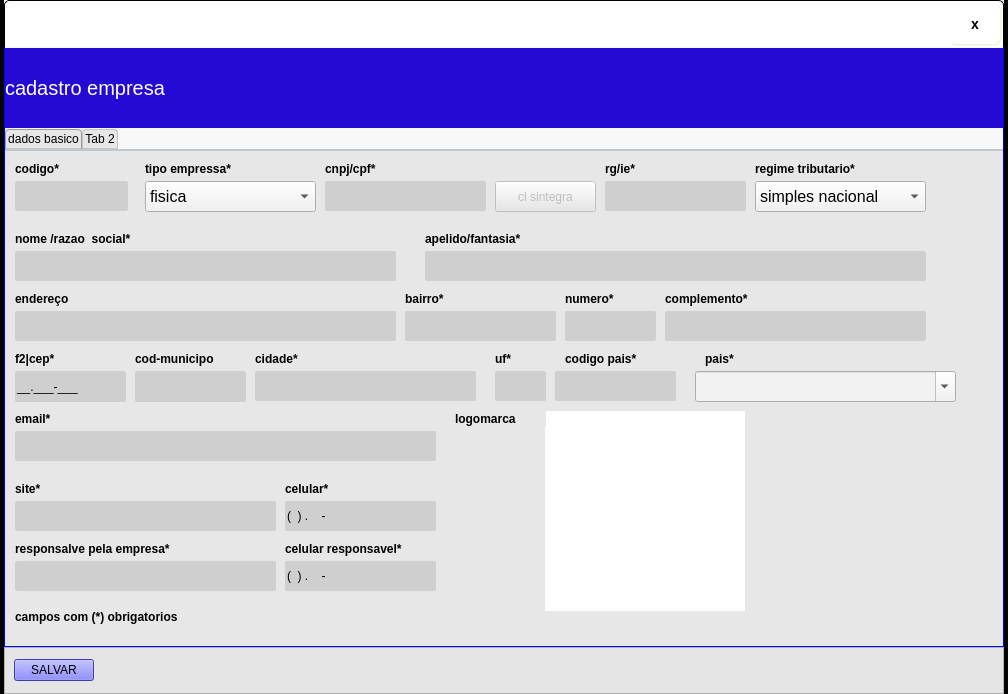
<?xml version="1.0" encoding="UTF-8"?>
<ui version="4.0">
 <class>FormConfigEmpresa</class>
 <widget class="QWidget" name="FormConfigEmpresa">
  <property name="windowModality">
   <enum>Qt::ApplicationModal</enum>
  </property>
  <property name="geometry">
   <rect>
    <x>0</x>
    <y>0</y>
    <width>1008</width>
    <height>694</height>
   </rect>
  </property>
  <property name="windowTitle">
   <string>configempresa</string>
  </property>
  <property name="styleSheet">
   <string notr="true">QWidget{
	
	background-color: rgb(0, 0, 0,200);

}



QTabWidget::pane { /* The tab widget frame */
    border-top: 2px solid #C2C7CB;
    position: absolute;


}



/* Style the tab using the tab sub-control. Note that
    it reads QTabBar _not_ QTabWidget */
QTabBar::tab {
    background: qlineargradient(x1: 0, y1: 0, x2: 0, y2: 1,
                                stop: 0 #E1E1E1, stop: 0.4 #DDDDDD,
                                stop: 0.5 #D8D8D8, stop: 1.0 #D3D3D3);
    border: 1px solid #C4C4C3;
    border-bottom-color: #C2C7CB; /* same as the pane color */
    border-top-left-radius: 4px;
    border-top-right-radius: 4px;
    min-width: 8ex;
    padding: 2px;
}

QTabBar::tab:selected, QTabBar::tab:hover {
    background: qlineargradient(x1: 0, y1: 0, x2: 0, y2: 1,
                                stop: 0 #fafafa, stop: 0.4 #f4f4f4,
                                stop: 0.5 #e7e7e7, stop: 1.0 #fafafa);
}

QTabBar::tab:selected {
    border-color: #9B9B9B;
    border-bottom-color: #C2C7CB; /* same as pane color */
}
</string>
  </property>
  <layout class="QHBoxLayout" name="horizontalLayout">
   <property name="spacing">
    <number>0</number>
   </property>
   <property name="leftMargin">
    <number>0</number>
   </property>
   <property name="topMargin">
    <number>0</number>
   </property>
   <property name="rightMargin">
    <number>0</number>
   </property>
   <property name="bottomMargin">
    <number>0</number>
   </property>
   <item>
    <widget class="QWidget" name="widget" native="true">
     <property name="styleSheet">
      <string notr="true">QWidget#widget{
text-transform: uppercase;
	background-color: rgb(0, 0, 0,200);
}</string>
     </property>
     <layout class="QHBoxLayout" name="horizontalLayout_4">
      <property name="spacing">
       <number>0</number>
      </property>
      <property name="leftMargin">
       <number>0</number>
      </property>
      <property name="topMargin">
       <number>0</number>
      </property>
      <property name="rightMargin">
       <number>0</number>
      </property>
      <property name="bottomMargin">
       <number>0</number>
      </property>
      <item>
       <spacer name="horizontalSpacer_3">
        <property name="orientation">
         <enum>Qt::Horizontal</enum>
        </property>
        <property name="sizeHint" stdset="0">
         <size>
          <width>40</width>
          <height>20</height>
         </size>
        </property>
       </spacer>
      </item>
      <item>
       <widget class="QWidget" name="widget_2" native="true">
        <property name="minimumSize">
         <size>
          <width>1000</width>
          <height>70</height>
         </size>
        </property>
        <property name="maximumSize">
         <size>
          <width>1000</width>
          <height>700</height>
         </size>
        </property>
        <property name="styleSheet">
         <string notr="true">QWidget#widget_2{
text-transform: uppercase;

border-top:0px;
	background-color: rgb(248, 248, 248);
}
</string>
        </property>
        <layout class="QVBoxLayout" name="verticalLayout_2">
         <property name="spacing">
          <number>0</number>
         </property>
         <property name="leftMargin">
          <number>0</number>
         </property>
         <property name="topMargin">
          <number>0</number>
         </property>
         <property name="rightMargin">
          <number>0</number>
         </property>
         <property name="bottomMargin">
          <number>0</number>
         </property>
         <item>
          <widget class="QFrame" name="frame">
           <property name="maximumSize">
            <size>
             <width>16777215</width>
             <height>50</height>
            </size>
           </property>
           <property name="styleSheet">
            <string notr="true">background-color: rgb(255, 255, 255);
border-top-left-radius: 5px;
border-top-right-radius: 5px;
border:1px solid;
border-bottom:0px;</string>
           </property>
           <property name="frameShape">
            <enum>QFrame::StyledPanel</enum>
           </property>
           <property name="frameShadow">
            <enum>QFrame::Raised</enum>
           </property>
           <layout class="QHBoxLayout" name="horizontalLayout_3">
            <property name="spacing">
             <number>0</number>
            </property>
            <property name="leftMargin">
             <number>1</number>
            </property>
            <property name="topMargin">
             <number>1</number>
            </property>
            <property name="rightMargin">
             <number>1</number>
            </property>
            <property name="bottomMargin">
             <number>1</number>
            </property>
            <item>
             <spacer name="horizontalSpacer_4">
              <property name="orientation">
               <enum>Qt::Horizontal</enum>
              </property>
              <property name="sizeHint" stdset="0">
               <size>
                <width>40</width>
                <height>20</height>
               </size>
              </property>
             </spacer>
            </item>
            <item>
             <widget class="QPushButton" name="bt_close">
              <property name="minimumSize">
               <size>
                <width>54</width>
                <height>40</height>
               </size>
              </property>
              <property name="maximumSize">
               <size>
                <width>50</width>
                <height>50</height>
               </size>
              </property>
              <property name="focusPolicy">
               <enum>Qt::NoFocus</enum>
              </property>
              <property name="styleSheet">
               <string notr="true">QPushButton {

    border-style: outset;
    border-width: 2px;
    border-radius: 10px;
    border-color: beige;
    font: bold 14px;
    min-width: 2em;
    padding: 6px;
}

QPushButton:hover  {
	color: rgb(255, 255, 255);
	background-color: red;
}</string>
              </property>
              <property name="text">
               <string>x</string>
              </property>
              <property name="shortcut">
               <string>Esc</string>
              </property>
             </widget>
            </item>
           </layout>
          </widget>
         </item>
         <item>
          <widget class="QWidget" name="fundo" native="true">
           <property name="minimumSize">
            <size>
             <width>0</width>
             <height>600</height>
            </size>
           </property>
           <property name="maximumSize">
            <size>
             <width>16777215</width>
             <height>600</height>
            </size>
           </property>
           <property name="styleSheet">
            <string notr="true">QWidget#fundo{
text-transform: uppercase;
border:1px solid blue;
border-top:0px;
	background-color: rgb(248, 248, 248);
}
</string>
           </property>
           <layout class="QVBoxLayout" name="verticalLayout">
            <property name="spacing">
             <number>1</number>
            </property>
            <property name="leftMargin">
             <number>1</number>
            </property>
            <property name="topMargin">
             <number>1</number>
            </property>
            <property name="rightMargin">
             <number>1</number>
            </property>
            <property name="bottomMargin">
             <number>1</number>
            </property>
            <item>
             <widget class="QFrame" name="fr_TituloEsotuque">
              <property name="minimumSize">
               <size>
                <width>0</width>
                <height>80</height>
               </size>
              </property>
              <property name="maximumSize">
               <size>
                <width>16777215</width>
                <height>80</height>
               </size>
              </property>
              <property name="styleSheet">
               <string notr="true">QFrame{
color:red;
border: none;
background-color:#2408D4;}

QLabel{color: white;
background-color:transparent;
font: 75 15pt &quot;MS Shell Dlg 2&quot;;
text-transform: uppercase;
}
</string>
              </property>
              <layout class="QHBoxLayout" name="horizontalLayout_2">
               <property name="spacing">
                <number>0</number>
               </property>
               <property name="leftMargin">
                <number>0</number>
               </property>
               <property name="topMargin">
                <number>0</number>
               </property>
               <property name="rightMargin">
                <number>0</number>
               </property>
               <property name="bottomMargin">
                <number>0</number>
               </property>
               <item>
                <widget class="QLabel" name="lb_TituloEstoque_2">
                 <property name="font">
                  <font>
                   <pointsize>15</pointsize>
                   <italic>false</italic>
                   <bold>false</bold>
                  </font>
                 </property>
                 <property name="styleSheet">
                  <string notr="true">QFrame#frame_4{
color:red;
border: none;
background-color:#2408D4;}

QLabel{color: white;
background-color:transparent;
font: 75 15pt &quot;MS Shell Dlg 2&quot;;

}
</string>
                 </property>
                 <property name="text">
                  <string>cadastro empresa</string>
                 </property>
                </widget>
               </item>
               <item>
                <spacer name="horizontalSpacer_2">
                 <property name="orientation">
                  <enum>Qt::Horizontal</enum>
                 </property>
                 <property name="sizeHint" stdset="0">
                  <size>
                   <width>40</width>
                   <height>20</height>
                  </size>
                 </property>
                </spacer>
               </item>
              </layout>
             </widget>
            </item>
            <item>
             <widget class="QTabWidget" name="tabWidget">
              <property name="focusPolicy">
               <enum>Qt::NoFocus</enum>
              </property>
              <property name="styleSheet">
               <string notr="true">QWidget{
	
	background-color: rgb(231, 231, 231);
text-transform: uppercase;
}
QLineEdit{
background: #CFCFCF;
border-radius: 2px;
color: #000;
font: 13px &quot;Arial&quot; ;
text-transform: uppercase;
border:none
}
QLineEdit:Focus {
border: 1px solid red;
}

QLabel{
text-transform: uppercase;
font-size: 12px;
font-family: &quot;Arial Unicode MS&quot;;
font-weight: bold;
	color: rgb(0, 0, 0);
}
QComboBox {
    background-color: #f2f2f2;
    color: black;
    font-size: 16px;
}</string>
              </property>
              <property name="currentIndex">
               <number>0</number>
              </property>
              <widget class="QWidget" name="dadosbasico">
               <attribute name="title">
                <string>dados basico</string>
               </attribute>
               <widget class="QLineEdit" name="lineEdit">
                <property name="geometry">
                 <rect>
                  <x>10</x>
                  <y>30</y>
                  <width>113</width>
                  <height>30</height>
                 </rect>
                </property>
                <property name="focusPolicy">
                 <enum>Qt::NoFocus</enum>
                </property>
               </widget>
               <widget class="QComboBox" name="com_tipo_empres">
                <property name="geometry">
                 <rect>
                  <x>140</x>
                  <y>30</y>
                  <width>171</width>
                  <height>31</height>
                 </rect>
                </property>
                <item>
                 <property name="text">
                  <string>fisica</string>
                 </property>
                </item>
                <item>
                 <property name="text">
                  <string>juridica</string>
                 </property>
                </item>
               </widget>
               <widget class="QLineEdit" name="tx_cnpj">
                <property name="geometry">
                 <rect>
                  <x>320</x>
                  <y>30</y>
                  <width>161</width>
                  <height>30</height>
                 </rect>
                </property>
                <property name="inputMask">
                 <string>99999999999999</string>
                </property>
                <property name="text">
                 <string/>
                </property>
               </widget>
               <widget class="QLineEdit" name="tx_rg_ie">
                <property name="geometry">
                 <rect>
                  <x>600</x>
                  <y>30</y>
                  <width>141</width>
                  <height>30</height>
                 </rect>
                </property>
                <property name="inputMask">
                 <string>999999999999999</string>
                </property>
               </widget>
               <widget class="QLabel" name="label">
                <property name="geometry">
                 <rect>
                  <x>10</x>
                  <y>10</y>
                  <width>81</width>
                  <height>16</height>
                 </rect>
                </property>
                <property name="text">
                 <string>codigo*</string>
                </property>
               </widget>
               <widget class="QLabel" name="label_2">
                <property name="geometry">
                 <rect>
                  <x>140</x>
                  <y>10</y>
                  <width>141</width>
                  <height>16</height>
                 </rect>
                </property>
                <property name="text">
                 <string>tipo empressa*</string>
                </property>
               </widget>
               <widget class="QLabel" name="label_3">
                <property name="geometry">
                 <rect>
                  <x>320</x>
                  <y>10</y>
                  <width>81</width>
                  <height>16</height>
                 </rect>
                </property>
                <property name="text">
                 <string>cnpj/cpf*</string>
                </property>
               </widget>
               <widget class="QLabel" name="label_4">
                <property name="geometry">
                 <rect>
                  <x>600</x>
                  <y>10</y>
                  <width>49</width>
                  <height>16</height>
                 </rect>
                </property>
                <property name="text">
                 <string>rg/ie*</string>
                </property>
               </widget>
               <widget class="QComboBox" name="comb_regime">
                <property name="geometry">
                 <rect>
                  <x>750</x>
                  <y>30</y>
                  <width>171</width>
                  <height>31</height>
                 </rect>
                </property>
                <item>
                 <property name="text">
                  <string>simples nacional</string>
                 </property>
                </item>
                <item>
                 <property name="text">
                  <string>simples excesso</string>
                 </property>
                </item>
                <item>
                 <property name="text">
                  <string>regime normal</string>
                 </property>
                </item>
               </widget>
               <widget class="QLabel" name="label_5">
                <property name="geometry">
                 <rect>
                  <x>750</x>
                  <y>10</y>
                  <width>141</width>
                  <height>16</height>
                 </rect>
                </property>
                <property name="text">
                 <string>regime tributario*</string>
                </property>
               </widget>
               <widget class="QLineEdit" name="tx_razaosocio">
                <property name="geometry">
                 <rect>
                  <x>10</x>
                  <y>100</y>
                  <width>381</width>
                  <height>30</height>
                 </rect>
                </property>
               </widget>
               <widget class="QLineEdit" name="tx_fantasia">
                <property name="geometry">
                 <rect>
                  <x>420</x>
                  <y>100</y>
                  <width>501</width>
                  <height>30</height>
                 </rect>
                </property>
               </widget>
               <widget class="QLabel" name="label_6">
                <property name="geometry">
                 <rect>
                  <x>10</x>
                  <y>80</y>
                  <width>291</width>
                  <height>16</height>
                 </rect>
                </property>
                <property name="text">
                 <string>nome /razao  social*</string>
                </property>
               </widget>
               <widget class="QLabel" name="label_7">
                <property name="geometry">
                 <rect>
                  <x>420</x>
                  <y>80</y>
                  <width>231</width>
                  <height>16</height>
                 </rect>
                </property>
                <property name="text">
                 <string>apelido/fantasia*</string>
                </property>
               </widget>
               <widget class="QLineEdit" name="tx_cep">
                <property name="geometry">
                 <rect>
                  <x>10</x>
                  <y>220</y>
                  <width>111</width>
                  <height>31</height>
                 </rect>
                </property>
                <property name="inputMask">
                 <string>99.999-999;_</string>
                </property>
                <property name="text">
                 <string>.-</string>
                </property>
               </widget>
               <widget class="QLabel" name="label_8">
                <property name="geometry">
                 <rect>
                  <x>10</x>
                  <y>200</y>
                  <width>91</width>
                  <height>16</height>
                 </rect>
                </property>
                <property name="text">
                 <string>f2|cep*</string>
                </property>
               </widget>
               <widget class="QLineEdit" name="tx_endereco">
                <property name="geometry">
                 <rect>
                  <x>10</x>
                  <y>160</y>
                  <width>381</width>
                  <height>30</height>
                 </rect>
                </property>
               </widget>
               <widget class="QLineEdit" name="tx_numero">
                <property name="geometry">
                 <rect>
                  <x>560</x>
                  <y>160</y>
                  <width>91</width>
                  <height>30</height>
                 </rect>
                </property>
                <property name="inputMask">
                 <string/>
                </property>
                <property name="maxLength">
                 <number>32767</number>
                </property>
                <property name="alignment">
                 <set>Qt::AlignCenter</set>
                </property>
               </widget>
               <widget class="QLineEdit" name="tx_complemento">
                <property name="geometry">
                 <rect>
                  <x>660</x>
                  <y>160</y>
                  <width>261</width>
                  <height>30</height>
                 </rect>
                </property>
               </widget>
               <widget class="QLabel" name="label_9">
                <property name="geometry">
                 <rect>
                  <x>10</x>
                  <y>140</y>
                  <width>141</width>
                  <height>16</height>
                 </rect>
                </property>
                <property name="text">
                 <string>endereço</string>
                </property>
               </widget>
               <widget class="QLabel" name="label_10">
                <property name="geometry">
                 <rect>
                  <x>560</x>
                  <y>140</y>
                  <width>81</width>
                  <height>16</height>
                 </rect>
                </property>
                <property name="text">
                 <string>numero*</string>
                </property>
               </widget>
               <widget class="QLabel" name="label_11">
                <property name="geometry">
                 <rect>
                  <x>660</x>
                  <y>140</y>
                  <width>131</width>
                  <height>16</height>
                 </rect>
                </property>
                <property name="text">
                 <string>complemento*</string>
                </property>
               </widget>
               <widget class="QLineEdit" name="tx_bairro">
                <property name="geometry">
                 <rect>
                  <x>400</x>
                  <y>160</y>
                  <width>151</width>
                  <height>30</height>
                 </rect>
                </property>
                <property name="alignment">
                 <set>Qt::AlignCenter</set>
                </property>
               </widget>
               <widget class="QLineEdit" name="tx_cidade">
                <property name="geometry">
                 <rect>
                  <x>250</x>
                  <y>220</y>
                  <width>221</width>
                  <height>30</height>
                 </rect>
                </property>
               </widget>
               <widget class="QLabel" name="label_12">
                <property name="geometry">
                 <rect>
                  <x>400</x>
                  <y>140</y>
                  <width>111</width>
                  <height>16</height>
                 </rect>
                </property>
                <property name="text">
                 <string>bairro*</string>
                </property>
               </widget>
               <widget class="QLabel" name="label_14">
                <property name="geometry">
                 <rect>
                  <x>250</x>
                  <y>200</y>
                  <width>91</width>
                  <height>16</height>
                 </rect>
                </property>
                <property name="text">
                 <string>cidade*</string>
                </property>
               </widget>
               <widget class="QLineEdit" name="tx_estado">
                <property name="geometry">
                 <rect>
                  <x>490</x>
                  <y>220</y>
                  <width>51</width>
                  <height>30</height>
                 </rect>
                </property>
                <property name="maxLength">
                 <number>2</number>
                </property>
                <property name="alignment">
                 <set>Qt::AlignCenter</set>
                </property>
               </widget>
               <widget class="QLabel" name="label_15">
                <property name="geometry">
                 <rect>
                  <x>490</x>
                  <y>200</y>
                  <width>31</width>
                  <height>16</height>
                 </rect>
                </property>
                <property name="text">
                 <string>uf*</string>
                </property>
               </widget>
               <widget class="QLineEdit" name="tx_cod_pais">
                <property name="geometry">
                 <rect>
                  <x>550</x>
                  <y>220</y>
                  <width>121</width>
                  <height>30</height>
                 </rect>
                </property>
                <property name="focusPolicy">
                 <enum>Qt::StrongFocus</enum>
                </property>
                <property name="inputMask">
                 <string/>
                </property>
                <property name="maxLength">
                 <number>12</number>
                </property>
                <property name="alignment">
                 <set>Qt::AlignCenter</set>
                </property>
               </widget>
               <widget class="QLabel" name="label_16">
                <property name="geometry">
                 <rect>
                  <x>560</x>
                  <y>200</y>
                  <width>101</width>
                  <height>16</height>
                 </rect>
                </property>
                <property name="text">
                 <string>codigo pais*</string>
                </property>
               </widget>
               <widget class="QComboBox" name="comb_pais">
                <property name="geometry">
                 <rect>
                  <x>690</x>
                  <y>220</y>
                  <width>261</width>
                  <height>31</height>
                 </rect>
                </property>
                <property name="editable">
                 <bool>true</bool>
                </property>
               </widget>
               <widget class="QLabel" name="label_17">
                <property name="geometry">
                 <rect>
                  <x>700</x>
                  <y>200</y>
                  <width>101</width>
                  <height>16</height>
                 </rect>
                </property>
                <property name="text">
                 <string>pais*</string>
                </property>
               </widget>
               <widget class="QLineEdit" name="tx_email">
                <property name="geometry">
                 <rect>
                  <x>10</x>
                  <y>280</y>
                  <width>421</width>
                  <height>30</height>
                 </rect>
                </property>
               </widget>
               <widget class="QLabel" name="lb_logo">
                <property name="geometry">
                 <rect>
                  <x>540</x>
                  <y>260</y>
                  <width>200</width>
                  <height>200</height>
                 </rect>
                </property>
                <property name="styleSheet">
                 <string notr="true">background-color: rgb(255, 255, 255);</string>
                </property>
                <property name="text">
                 <string/>
                </property>
                <property name="scaledContents">
                 <bool>true</bool>
                </property>
                <property name="alignment">
                 <set>Qt::AlignCenter</set>
                </property>
               </widget>
               <widget class="QLabel" name="label_18">
                <property name="geometry">
                 <rect>
                  <x>10</x>
                  <y>260</y>
                  <width>91</width>
                  <height>16</height>
                 </rect>
                </property>
                <property name="text">
                 <string>email*</string>
                </property>
               </widget>
               <widget class="QLabel" name="label_19">
                <property name="geometry">
                 <rect>
                  <x>450</x>
                  <y>260</y>
                  <width>91</width>
                  <height>16</height>
                 </rect>
                </property>
                <property name="text">
                 <string>logomarca</string>
                </property>
               </widget>
               <widget class="QLineEdit" name="tx_site">
                <property name="geometry">
                 <rect>
                  <x>10</x>
                  <y>350</y>
                  <width>261</width>
                  <height>30</height>
                 </rect>
                </property>
               </widget>
               <widget class="QLabel" name="label_20">
                <property name="geometry">
                 <rect>
                  <x>10</x>
                  <y>330</y>
                  <width>91</width>
                  <height>16</height>
                 </rect>
                </property>
                <property name="text">
                 <string>site*</string>
                </property>
               </widget>
               <widget class="QLineEdit" name="tx_celular">
                <property name="geometry">
                 <rect>
                  <x>280</x>
                  <y>350</y>
                  <width>151</width>
                  <height>30</height>
                 </rect>
                </property>
                <property name="inputMask">
                 <string>(99)9.9999-9999</string>
                </property>
               </widget>
               <widget class="QLabel" name="label_21">
                <property name="geometry">
                 <rect>
                  <x>280</x>
                  <y>330</y>
                  <width>91</width>
                  <height>16</height>
                 </rect>
                </property>
                <property name="text">
                 <string>celular*</string>
                </property>
               </widget>
               <widget class="QLineEdit" name="tx_responsavel">
                <property name="geometry">
                 <rect>
                  <x>10</x>
                  <y>410</y>
                  <width>261</width>
                  <height>30</height>
                 </rect>
                </property>
               </widget>
               <widget class="QLabel" name="label_22">
                <property name="geometry">
                 <rect>
                  <x>280</x>
                  <y>390</y>
                  <width>161</width>
                  <height>16</height>
                 </rect>
                </property>
                <property name="text">
                 <string>celular responsavel*</string>
                </property>
               </widget>
               <widget class="QLineEdit" name="tx_celularRep">
                <property name="geometry">
                 <rect>
                  <x>280</x>
                  <y>410</y>
                  <width>151</width>
                  <height>30</height>
                 </rect>
                </property>
                <property name="inputMask">
                 <string>(99)9.9999-9999</string>
                </property>
               </widget>
               <widget class="QLabel" name="label_23">
                <property name="geometry">
                 <rect>
                  <x>10</x>
                  <y>390</y>
                  <width>211</width>
                  <height>16</height>
                 </rect>
                </property>
                <property name="text">
                 <string>responsalve pela empresa*</string>
                </property>
               </widget>
               <widget class="QLabel" name="label_24">
                <property name="geometry">
                 <rect>
                  <x>10</x>
                  <y>450</y>
                  <width>451</width>
                  <height>31</height>
                 </rect>
                </property>
                <property name="styleSheet">
                 <string notr="true">font: 18pt &quot;Segoe UI&quot;;</string>
                </property>
                <property name="text">
                 <string>campos com (*) obrigatorios</string>
                </property>
               </widget>
               <widget class="QLineEdit" name="tx_codMunicipio">
                <property name="geometry">
                 <rect>
                  <x>130</x>
                  <y>220</y>
                  <width>111</width>
                  <height>31</height>
                 </rect>
                </property>
                <property name="focusPolicy">
                 <enum>Qt::NoFocus</enum>
                </property>
                <property name="alignment">
                 <set>Qt::AlignCenter</set>
                </property>
               </widget>
               <widget class="QLabel" name="label_25">
                <property name="geometry">
                 <rect>
                  <x>130</x>
                  <y>200</y>
                  <width>111</width>
                  <height>16</height>
                 </rect>
                </property>
                <property name="text">
                 <string>cod-municipo</string>
                </property>
               </widget>
               <widget class="QPushButton" name="bt_sintegra">
                <property name="enabled">
                 <bool>false</bool>
                </property>
                <property name="geometry">
                 <rect>
                  <x>490</x>
                  <y>30</y>
                  <width>101</width>
                  <height>31</height>
                 </rect>
                </property>
                <property name="focusPolicy">
                 <enum>Qt::NoFocus</enum>
                </property>
                <property name="text">
                 <string>cl sintegra</string>
                </property>
               </widget>
              </widget>
              <widget class="QWidget" name="tab_2">
               <attribute name="title">
                <string>Tab 2</string>
               </attribute>
              </widget>
             </widget>
            </item>
           </layout>
          </widget>
         </item>
         <item>
          <widget class="QFrame" name="frame_2">
           <property name="styleSheet">
            <string notr="true">QFrame{
text-transform: uppercase;
	background-color: rgb(229, 229, 229);
}</string>
           </property>
           <property name="frameShape">
            <enum>QFrame::StyledPanel</enum>
           </property>
           <property name="frameShadow">
            <enum>QFrame::Raised</enum>
           </property>
           <layout class="QHBoxLayout" name="horizontalLayout_5">
            <item>
             <widget class="QPushButton" name="bt_salvar">
              <property name="focusPolicy">
               <enum>Qt::NoFocus</enum>
              </property>
              <property name="styleSheet">
               <string notr="true">background-color: rgb(85, 85, 255);</string>
              </property>
              <property name="text">
               <string>SALVAR</string>
              </property>
             </widget>
            </item>
            <item>
             <spacer name="horizontalSpacer_5">
              <property name="orientation">
               <enum>Qt::Horizontal</enum>
              </property>
              <property name="sizeHint" stdset="0">
               <size>
                <width>40</width>
                <height>20</height>
               </size>
              </property>
             </spacer>
            </item>
           </layout>
          </widget>
         </item>
        </layout>
       </widget>
      </item>
      <item>
       <spacer name="horizontalSpacer">
        <property name="orientation">
         <enum>Qt::Horizontal</enum>
        </property>
        <property name="sizeHint" stdset="0">
         <size>
          <width>40</width>
          <height>20</height>
         </size>
        </property>
       </spacer>
      </item>
     </layout>
    </widget>
   </item>
  </layout>
  <action name="actionbuscar_cnpj">
   <property name="text">
    <string>buscar cnpj</string>
   </property>
  </action>
  <action name="actionbuscar_cep">
   <property name="text">
    <string>buscar cep</string>
   </property>
  </action>
 </widget>
 <tabstops>
  <tabstop>com_tipo_empres</tabstop>
  <tabstop>tx_cnpj</tabstop>
  <tabstop>tx_rg_ie</tabstop>
  <tabstop>comb_regime</tabstop>
  <tabstop>tx_razaosocio</tabstop>
  <tabstop>tx_fantasia</tabstop>
  <tabstop>tx_endereco</tabstop>
  <tabstop>tx_bairro</tabstop>
  <tabstop>tx_numero</tabstop>
  <tabstop>tx_complemento</tabstop>
  <tabstop>tx_cep</tabstop>
  <tabstop>tx_cidade</tabstop>
  <tabstop>tx_estado</tabstop>
  <tabstop>comb_pais</tabstop>
  <tabstop>tx_email</tabstop>
  <tabstop>tx_site</tabstop>
  <tabstop>tx_celular</tabstop>
  <tabstop>tx_responsavel</tabstop>
  <tabstop>tx_celularRep</tabstop>
  <tabstop>tabWidget</tabstop>
 </tabstops>
 <resources/>
 <connections/>
</ui>
